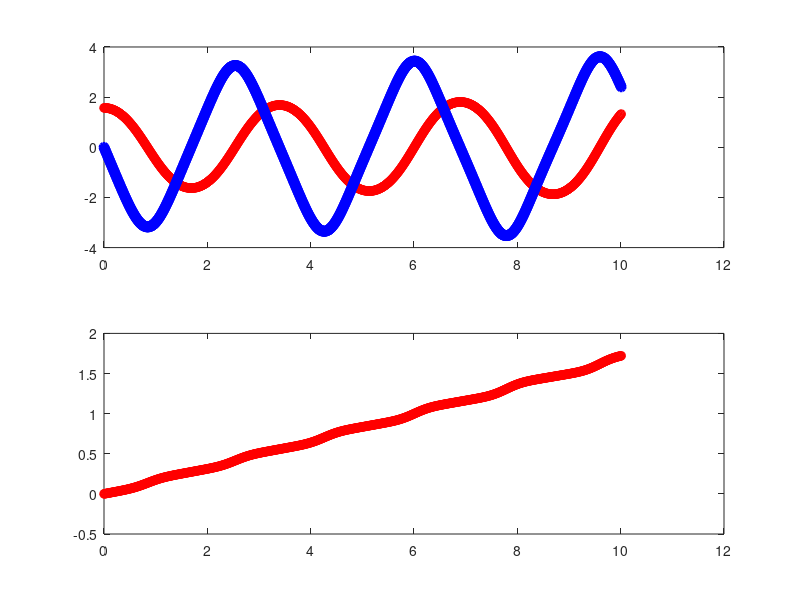

The MATLAB source for this figure:
%
% Solve the pendulum ODE
%
% theta' = omega
% omega' = -g/ell * sin(theta)
%
% using explicit Euler
%
% theta(k+1) = theta(k)+dt*omega(k)
% omega(k+1) = omega(k)-dt*(g/ell)*sin(theta(k))
%
T_max = 10;
g     = 9.81;
ell   = 2;
%
% mesh point
%
%
% set initial data
%
t     = [0];
theta = [pi/2];
omega = [0];
%
% Advance
%
dt = 0.01;
while t(end) < T_max
  t1 = t(end) + dt;
  theta1 = theta(end)+dt*omega(end);
  omega1 = omega(end)-dt*(g/ell)*sin(theta(end));
  % append solution
  t(end+1)     = t1;
  theta(end+1) = theta1;
  omega(end+1) = omega1;
end
%
% plot
%
close all;
subplot(2,1,1);
% plot a red circle with the exact solution
hold off
plot( t, theta, 'o-', 'LineWidth', 1, 'Color', 'red' );
hold on
plot( t, omega, 'o-', 'LineWidth', 2, 'Color', 'blue' );

subplot(2,1,2);
% plot a red circle with the exact solution
E = (1/2)*omega.^2-(g/ell)*cos(theta);
plot( t, E, 'o-', 'LineWidth', 1, 'Color', 'red' );
